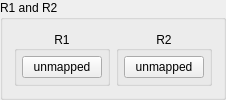
            <widget class="QGroupBox" name="groupBox_6">
             <property name="title">
              <string>R1 and R2</string>
             </property>
             <layout class="QHBoxLayout" name="horizontalLayout_14">
              <item>
               <widget class="QGroupBox" name="gb_r1">
                <property name="sizePolicy">
                 <sizepolicy hsizetype="Preferred" vsizetype="Preferred">
                  <horstretch>0</horstretch>
                  <verstretch>0</verstretch>
                 </sizepolicy>
                </property>
                <property name="title">
                 <string notr="true">R1</string>
                </property>
                <property name="alignment">
                 <set>Qt::AlignmentFlag::AlignCenter</set>
                </property>
                <layout class="QVBoxLayout" name="gb_r1_layout">
                 <property name="leftMargin">
                  <number>5</number>
                 </property>
                 <property name="topMargin">
                  <number>5</number>
                 </property>
                 <property name="rightMargin">
                  <number>5</number>
                 </property>
                 <property name="bottomMargin">
                  <number>5</number>
                 </property>
                 <item>
                  <widget class="QRightClickButton" name="R1Button">
                   <property name="text">
                    <string>unmapped</string>
                   </property>
                  </widget>
                 </item>
                </layout>
               </widget>
              </item>
              <item>
               <widget class="QGroupBox" name="gb_r2">
                <property name="title">
                 <string notr="true">R2</string>
                </property>
                <property name="alignment">
                 <set>Qt::AlignmentFlag::AlignCenter</set>
                </property>
                <layout class="QVBoxLayout" name="gb_r2_layout">
                 <property name="leftMargin">
                  <number>5</number>
                 </property>
                 <property name="topMargin">
                  <number>5</number>
                 </property>
                 <property name="rightMargin">
                  <number>5</number>
                 </property>
                 <property name="bottomMargin">
                  <number>5</number>
                 </property>
                 <item>
                  <widget class="QRightClickButton" name="R2Button">
                   <property name="text">
                    <string>unmapped</string>
                   </property>
                  </widget>
                 </item>
                </layout>
               </widget>
              </item>
             </layout>
            </widget>
